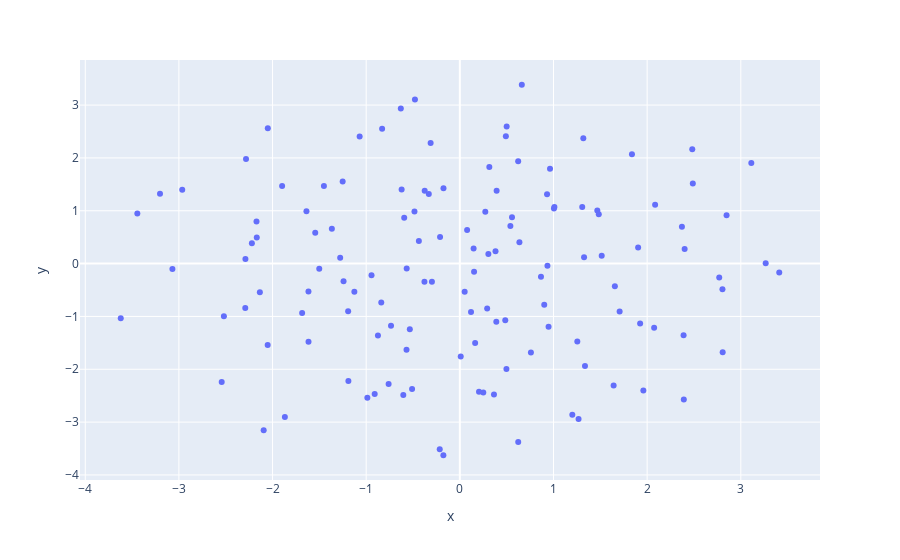

The code cell stored with this chart in its notebook:
### Code cell
import plotly.express as px
import datapane as dp

fig = px.scatter(
    projection, x='x', y='y'
)
fig.show()

report = dp.Report(dp.Plot(fig) )

### Figure 1 — Plotly figure (JSON) as saved in the notebook; plotly's stock layout.template omitted (floating-point values rounded to 4 significant figures; data arrays with more than 128 entries replaced by an {"elided": "..."} marker saying what was removed)
{"data": [{"hovertemplate": "x=%{x}<br>y=%{y}<extra></extra>", "legendgroup": "", "marker": {"color": "#636efa", "symbol": "circle"}, "mode": "markers", "name": "", "orientation": "v", "showlegend": false, "type": "scatter", "x": {"elided": "130 float values"}, "xaxis": "x", "y": {"elided": "130 float values"}, "yaxis": "y"}], "layout": {"legend": {"tracegroupgap": 0}, "margin": {"t": 60}, "xaxis": {"anchor": "y", "domain": [0, 1], "title": {"text": "x"}}, "yaxis": {"anchor": "x", "domain": [0, 1], "title": {"text": "y"}}}}
